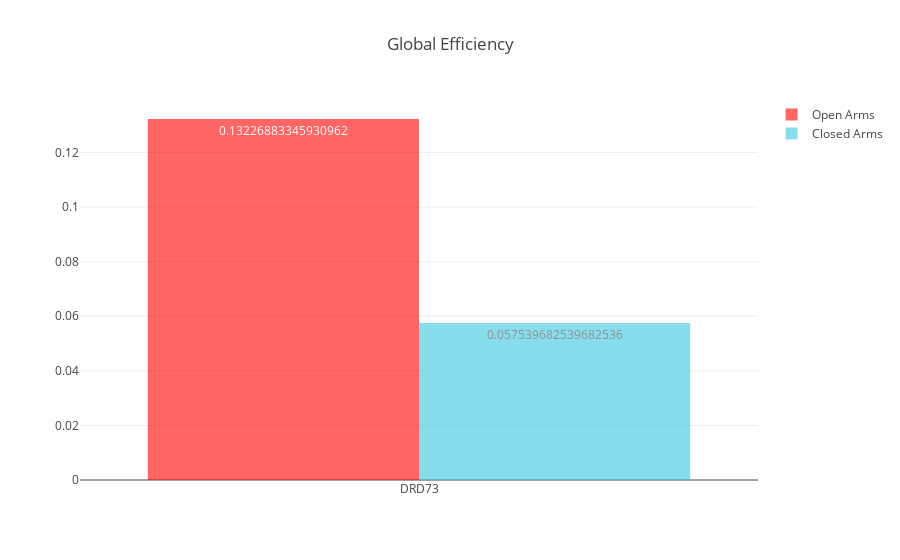

This figure's notebook cell:
### Markdown cell above
### *Path length is the minimum number of edges that must be traversed to go from one node to another. Random and complex networks have short mean path lengths (high global efficiency of parallel information transfer) whereas regular lattices have long mean path lengths. Efficiency is inversely related to path length but is numerically easier to use to estimate topological distances between elements of disconnected graphs.* (Bullmore and Sporns)

### We compute the global efficiency of all networks of interest, and we find that global efficiency was greater when the mice were in the open arms of the EPM.

### Code cell
open_arms_graphs = get_behavior_graphs(feature_extractors, "OpenArms_centerpoint")

open_measures = list()
for open_arms_graph in open_arms_graphs:
    open_measures.append(open_arms_graph.global_efficiency)    
    
closed_arms_graphs = get_behavior_graphs(feature_extractors, "ClosedArms_centerpoint")

closed_measures = list()
for closed_arms_graph in closed_arms_graphs:
    closed_measures.append(closed_arms_graph.global_efficiency)
    
plot_network_measures(open_measures, closed_measures, *x_axis, title="Global Efficiency")

### Figure 1 — Plotly figure (JSON) as saved in the notebook; plotly's stock layout.template omitted (floating-point values rounded to 4 significant figures)
{"data": [{"marker": {"color": "rgb(255, 0, 0)"}, "name": "Open Arms", "opacity": 0.6, "text": [0.1323], "textposition": "auto", "type": "bar", "uid": "bcd2c4", "x": ["DRD73"], "y": [0.1323]}, {"marker": {"color": "rgb(58,200,225)"}, "name": "Closed Arms", "opacity": 0.6, "text": [0.05754], "textposition": "auto", "type": "bar", "uid": "93da4f", "x": ["DRD73"], "y": [0.05754]}], "layout": {"autosize": true, "title": "Global Efficiency", "xaxis": {"autorange": true, "range": [-0.5, 0.5], "type": "category"}, "yaxis": {"autorange": true, "range": [0, 0.1392], "type": "linear"}}}
